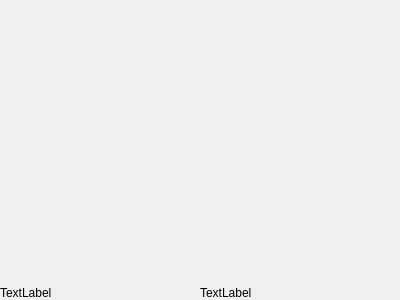
<?xml version="1.0" encoding="UTF-8"?>
<ui version="4.0">
 <class>CScopeControl</class>
 <widget class="QWidget" name="CScopeControl">
  <property name="geometry">
   <rect>
    <x>0</x>
    <y>0</y>
    <width>400</width>
    <height>300</height>
   </rect>
  </property>
  <property name="windowTitle">
   <string>Form</string>
  </property>
  <layout class="QHBoxLayout" name="horizontalLayout">
   <property name="spacing">
    <number>0</number>
   </property>
   <property name="margin">
    <number>0</number>
   </property>
   <item>
    <widget class="QLabel" name="VolLabel">
     <property name="text">
      <string>TextLabel</string>
     </property>
     <property name="alignment">
      <set>Qt::AlignBottom|Qt::AlignLeading|Qt::AlignLeft</set>
     </property>
    </widget>
   </item>
   <item>
    <widget class="QLabel" name="FreqLabel">
     <property name="text">
      <string>TextLabel</string>
     </property>
     <property name="alignment">
      <set>Qt::AlignBottom|Qt::AlignLeading|Qt::AlignLeft</set>
     </property>
    </widget>
   </item>
  </layout>
 </widget>
 <resources/>
 <connections/>
</ui>
